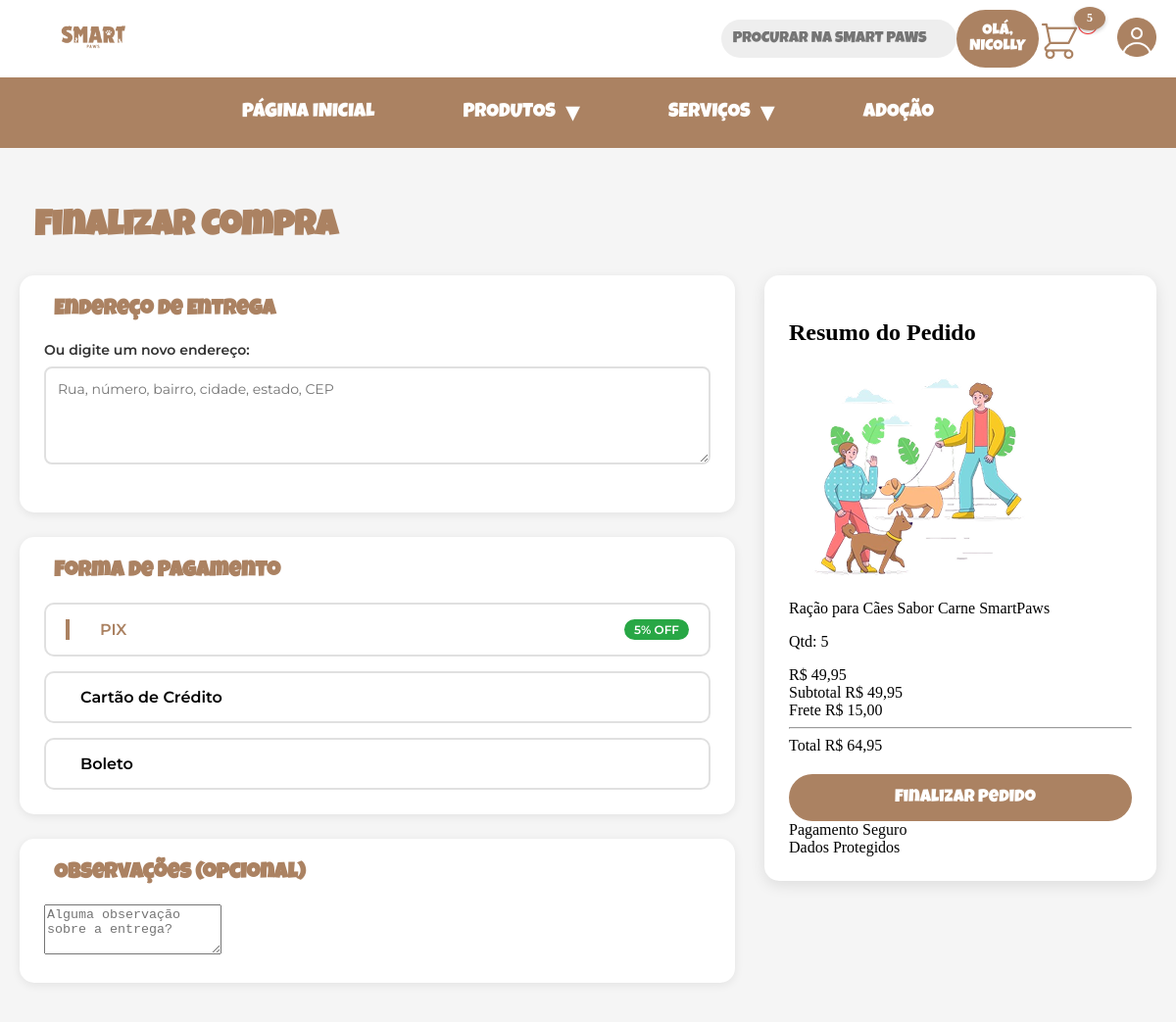
The page /carrinho/checkout/ (signed in) on the database its author committed.
### usuarios/models.py (models this page shows, shortened)
class Usuario(AbstractUser):
    email = models.EmailField(
        unique=True,
        verbose_name="Email"
    )
    cpf = models.CharField(
        max_length=14,
        unique=True,
        blank=True,
        null=True,
        validators=[validar_cpf],
        verbose_name="CPF"
    )
    telefone_regex = RegexValidator(
        regex=r'^\(\d{2}\)\s\d{4,5}-\d{4}$',
        message="Telefone: (61) 91234-5678"
    )
    telefone = models.CharField(
        max_length=15,
        validators=[telefone_regex],
        blank=True,
        verbose_name="Telefone"
    )
    data_nascimento = models.DateField(
        null=True,
        blank=True,
        verbose_name="Data de Nascimento"
    )
    SEXO_CHOICES = [
        ('M', 'Masculino'),
        ('F', 'Feminino'),
        ('O', 'Outro'),
        ('N', 'Prefiro não informar')
    ]
    sexo = models.CharField(
        max_length=1,
        choices=SEXO_CHOICES,
        blank=True,
        verbose_name="Sexo"
    )
    foto_perfil = models.ImageField(
        upload_to='usuarios/fotos/%Y/%m/',
        blank=True,
        null=True,
        verbose_name="Foto do Perfil"
    )
    is_verified = models.BooleanField(
        default=False,
        verbose_name="Email Verificado"
    )
    aceita_marketing = models.BooleanField(
        default=False,
        verbose_name="Aceita receber emails promocionais"
    )
    verification_token = models.CharField(
        max_length=100,
        blank=True,
        null=True
    )
    reset_password_token = models.CharField(
        max_length=100,
        blank=True,
        null=True
    )
    created_at = models.DateTimeField(auto_now_add=True)
    updated_at = models.DateTimeField(auto_now=True)
    groups = models.ManyToManyField(
        'auth.Group',
        verbose_name='groups',
        blank=True,
        related_name='usuario_set',  # ← ADICIONE
        related_query_name='usuario',
    )
    user_permissions = models.ManyToManyField(
        'auth.Permission',
        verbose_name='user permissions',
        blank=True,
        related_name='usuario_set',  # ← ADICIONE
        related_query_name='usuario',
    )
    USERNAME_FIELD = 'email'
    REQUIRED_FIELDS = ['username']
    class Meta:
        verbose_name = "Usuário"
        verbose_name_plural = "Usuários"
        ordering = ['-created_at']

### carrinho/models.py (models this page shows, shortened)
class ItemCarrinho(models.Model):
    carrinho = models.ForeignKey(
        Carrinho,
        on_delete=models.CASCADE,
        related_name='itens',
        verbose_name="Carrinho"
    )
    produto = models.ForeignKey(
        Produto,
        on_delete=models.CASCADE,
        verbose_name="Produto"
    )
    quantidade = models.PositiveIntegerField(default=1, verbose_name="Quantidade")
    preco_unitario = models.DecimalField(
        max_digits=10,
        decimal_places=2,
        verbose_name="Preço Unitário"
    )
    created_at = models.DateTimeField(auto_now_add=True)
    updated_at = models.DateTimeField(auto_now=True)
    class Meta:
        verbose_name = "Item do Carrinho"
        verbose_name_plural = "Itens do Carrinho"
        unique_together = ('carrinho', 'produto')
    @property
    def total(self):
        if self.preco_unitario is None:
            return Decimal('0.00')
        return self.quantidade * self.preco_unitario

class Carrinho(models.Model):
    usuario = models.OneToOneField(
        settings.AUTH_USER_MODEL,
        on_delete=models.CASCADE,
        related_name='carrinho',
        verbose_name="Usuário"
    )
    session_key = models.CharField(max_length=40, blank=True, null=True)
    created_at = models.DateTimeField(auto_now_add=True)
    updated_at = models.DateTimeField(auto_now=True)
    class Meta:
        verbose_name = "Carrinho"
        verbose_name_plural = "Carrinhos"
    @property
    def total_itens(self):
        return sum(item.quantidade for item in self.itens.all())
    @property
    def subtotal(self):
        return sum(item.total for item in self.itens.all())
    @property
    def desconto(self):
        return Decimal('0.00')
    @property
    def frete(self):
        if self.subtotal >= 200:
            return Decimal('0.00')  # Frete grátis
        return Decimal('15.00')
    @property
    def total(self):
        return self.subtotal - self.desconto + self.frete

### produtos/models.py (models this page shows, shortened)
class Produto(models.Model):
    nome = models.CharField(
        max_length=200,
        verbose_name="Nome do Produto"
    )
    slug = models.SlugField(
        max_length=200,
        unique=True,
        blank=True,
        verbose_name="URL Amigável"
    )
    categoria = models.ForeignKey(
        CategoriaProduto,
        on_delete=models.PROTECT,
        related_name='produtos',
        verbose_name="Categoria"
    )
    descricao = models.TextField(
        verbose_name="Descrição"
    )
    imagem_principal = models.ImageField(
        upload_to='produtos/%Y/%m/',
        verbose_name="Imagem Principal"
    )
    preco_original = models.DecimalField(
        max_digits=10,
        decimal_places=2,
        validators=[MinValueValidator(Decimal('0.01'))],
        verbose_name="Preço Original (R$)"
    )
    preco_desconto = models.DecimalField(
        max_digits=10,
        decimal_places=2,
        null=True,
        blank=True,
        validators=[MinValueValidator(Decimal('0.01'))],
        verbose_name="Preço com Desconto (R$)"
    )
    estoque = models.PositiveIntegerField(
        default=0,
        verbose_name="Quantidade em Estoque"
    )
    estoque_minimo = models.PositiveIntegerField(
        default=5,
        verbose_name="Estoque Mínimo"
    )
    avaliacao = models.DecimalField(
        max_digits=2,
        decimal_places=1,
        default=Decimal('5.0'),
        validators=[MinValueValidator(0), MaxValueValidator(5)],
        verbose_name="Avaliação (0-5)"
    )
    numero_avaliacoes = models.PositiveIntegerField(
        default=0,
        verbose_name="Número de Avaliações"
    )
    peso_tamanho = models.CharField(
        max_length=50,
        blank=True,
        verbose_name="Peso/Tamanho"
    )
    marca = models.CharField(
        max_length=100,
        default="SmartPaws",
        verbose_name="Marca"
    )
    destaque = models.BooleanField(
        default=False,
        verbose_name="Produto em Destaque"
    )
    novidade = models.BooleanField(
        default=False,
        verbose_name="Novidade"
    )
    ativo = models.BooleanField(
        default=True,
        verbose_name="Ativo"
    )
    created_at = models.DateTimeField(auto_now_add=True)
    updated_at = models.DateTimeField(auto_now=True)
    class Meta:
        verbose_name = "Produto"
        verbose_name_plural = "Produtos"
        ordering = ['-created_at']
        indexes = [
            models.Index(fields=['slug']),
            models.Index(fields=['categoria', 'ativo']),
        ]

### carrinho/views.py (the view)
# urls.py: path('checkout/', views.checkout, name='checkout'),
@login_required
def checkout(request):
    carrinho = get_or_create_carrinho(request.user)
    itens = carrinho.itens.select_related('produto').all()
    if not itens:
        messages.warning(request, 'Seu carrinho está vazio!')
        return redirect('produtos:lista')
    enderecos = request.user.enderecos.all() if hasattr(request.user, 'enderecos') else []
    context = {
        'carrinho': carrinho,
        'itens': itens,
        'enderecos': enderecos,
    }
    return render(request, 'carrinho/checkout.html', context)

### templates/carrinho/checkout.html (shortened to what this page needs)
{% extends 'base.html' %}
{% load static %}
{% block extra_css %}
<link rel="stylesheet" href="{% static 'CSS/checkout.css' %}">
{% endblock %}
{% block content %}
<div class="checkout-page">
    <div class="container-checkout">
        <h1> Finalizar Compra</h1>
        <form method="post" action="{% url 'carrinho:finalizar' %}" id="checkout-form">
            <div class="checkout-grid">
                <div class="checkout-formulario">
                    <div class="checkout-secao">
                        <h2> Endereço de Entrega</h2>
                        <div class="form-group">
                            <label>Ou digite um novo endereço:</label>
                            <textarea name="endereco_entrega"
                                      rows="4"
                                      placeholder="Rua, número, bairro, cidade, estado, CEP"
                                      {% if not enderecos %}required{% endif %}></textarea>
                        </div>
                    </div>
                    <div class="checkout-secao">
                        <h2> Forma de Pagamento</h2>
                        <div class="pagamento-opcoes">
                            <label class="pagamento-card">
                                <div class="pagamento-info">
                                    <span>PIX</span>
                                    <span class="desconto-badge">5% OFF</span>
                                </div>
                            </label>
                            <label class="pagamento-card">
                                <div class="pagamento-info">
                                    <span>Cartão de Crédito</span>
                                </div>
                            </label>
                            <label class="pagamento-card">
                                <div class="pagamento-info">
                                    <span>Boleto</span>
                                </div>
                            </label>
                        </div>
                    </div>
                    <div class="checkout-secao">
                        <h2> Observações (opcional)</h2>
                        <textarea name="observacoes"
                                  rows="3"
                                  placeholder="Alguma observação sobre a entrega?"></textarea>
                    </div>
                </div>
                <aside class="resumo-checkout">
                    <h2>Resumo do Pedido</h2>
                    <div class="itens-resumo">
                        {% for item in itens %}
                        <div class="item-resumo">
                            {% if item.produto.imagem_principal %}
                                <img src="{{ item.produto.imagem_principal.url }}" alt="{{ item.produto.nome }}">
                            {% else %}
                                <img src="{% static 'IMG/produtos/default.png' %}" alt="{{ item.produto.nome }}">
                            {% endif %}
                            <div>
                                <p>{{ item.produto.nome }}</p>
                                <p class="qtd">Qtd: {{ item.quantidade }}</p>
                            </div>
                            <span class="preco">R$ {{ item.total }}</span>
                        </div>
                        {% endfor %}
                    </div>
                    <div class="resumo-valores">
                        <div class="valor-linha">
                            <span>Subtotal</span>
                            <span>R$ {{ carrinho.subtotal }}</span>
                        </div>
                        <div class="valor-linha">
                            <span>Frete</span>
                            <span>
                                {% if carrinho.frete == 0 %}
                                    <strong style="color: #28a745;">GRÁTIS</strong>
                                {% else %}
                                    R$ {{ carrinho.frete }}
                                {% endif %}
                            </span>
                        </div>
                        <hr>
                        <div class="valor-linha total">
                            <span>Total</span>
                            <span>R$ {{ carrinho.total }}</span>
                        </div>
                    </div>
                    <button type="submit" class="btn-finalizar-pedido">
                        Finalizar Pedido
                    </button>
                    <div class="seguranca-badges">
                        <div class="badge">
                            <span>Pagamento Seguro</span>
                        </div>
                        <div class="badge">
                            <span>Dados Protegidos</span>
                        </div>
                    </div>
                </aside>
            </div>
        </form>
    </div>
</div>
{% endblock %}

### templates/base.html (shortened to what this page needs)
{% load static %}
<!DOCTYPE html>
<html lang="pt-br">
<head>
    <link rel="stylesheet" href="{% static 'CSS/index.css' %}">
    {% block extra_css %}{% endblock %}
</head>
<body>
     <header>
        <div class="container_topo">
            <a href="{% url 'core:home' %}">
                <img class="logo_cima" src="{% static 'IMG/SP_logo_cima.png' %}" alt="Smart Paws">
            </a>
            <input type="text" id="barra_pesquisa" name="barra_pesquisa" placeholder="PROCURAR NA SMART PAWS">
            {% if user.is_authenticated %}
                <a class="entre_cadastre" href="{% url 'usuarios:logout' %}">OLÁ, {{ user.first_name|upper }}</a>
            {% else %}
                <a class="entre_cadastre" href="{% url 'usuarios:login' %}">ENTRE OU CADASTRE-SE</a>
            {% endif %}
             <div class="carrinho_perfil">
                <a href="{% url 'carrinho:visualizar' %}">
                    <img class="carrinho" src="{% static 'IMG/carrinho.png' %}" alt="Carrinho de compras">
                    {% if carrinho_total_itens > 0 %}
                    <span class="carrinho-count">{{ carrinho_total_itens }}</span>
                    {% endif %}
                </a>
                {% if user.is_authenticated %}
                    <a href="{% url 'usuarios:perfil' %}">
                        <img class="perfil" src="{% static 'IMG/perfil.png' %}" alt="Meu perfil">
                    </a>
                {% else %}
                    <a href="{% url 'usuarios:login' %}">
                        <img class="perfil" src="{% static 'IMG/perfil.png' %}" alt="Acessar perfil">
                    </a>
                {% endif %}
            </div>
        </div>
        <div class="container_paginas">
            <ul class="paginas">
                <li><a href="{% url 'core:home' %}">PÁGINA INICIAL</a></li>
                <li class="has-dropdown">
                    <a href="{% url 'produtos:lista' %}">PRODUTOS</a>
                </li>
                <li class="has-dropdown">
                    <a href="{% url 'servicos:lista'%}">SERVIÇOS</a>
                </li>
                <li><a href="{% url 'pets:adocao' %}">ADOÇÃO</a></li>
            </ul>
        </div>
    </header>
        {% block content %}{% endblock %}
</body>
</html>

### rows shown on the page
Usuario: first_name "NICOLLY"
ItemCarrinho: produto.nome "Ração para Cães Sabor Carne SmartPaws", quantidade "5", total "49,95"
Carrinho: subtotal "49,95", frete "15,00", total "64,95"

### other values the page prints
{{ carrinho_total_itens }} "5"
